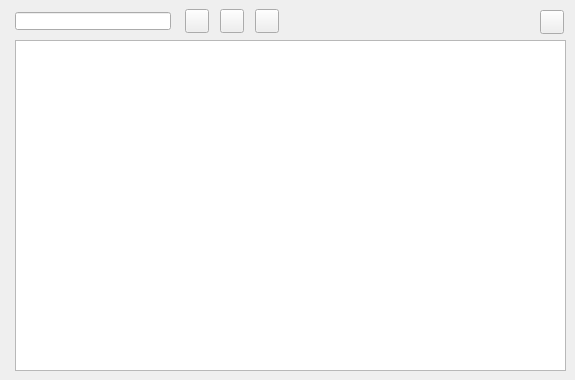
    <widget class="QWidget" name="page_management_2">
     <attribute name="title">
      <string>Element</string>
     </attribute>
     <widget class="QTableView" name="tbl_element">
      <property name="geometry">
       <rect>
        <x>15</x>
        <y>40</y>
        <width>551</width>
        <height>331</height>
       </rect>
      </property>
      <property name="sortingEnabled">
       <bool>true</bool>
      </property>
     </widget>
     <widget class="QLineEdit" name="element_id">
      <property name="geometry">
       <rect>
        <x>15</x>
        <y>12</y>
        <width>156</width>
        <height>18</height>
       </rect>
      </property>
     </widget>
     <widget class="QPushButton" name="new_element">
      <property name="geometry">
       <rect>
        <x>255</x>
        <y>9</y>
        <width>24</width>
        <height>24</height>
       </rect>
      </property>
      <property name="styleSheet">
       <string notr="true"/>
      </property>
      <property name="text">
       <string/>
      </property>
      <property name="icon">
       <iconset>
        <normaloff>../icons/131b.png</normaloff>../icons/131b.png</iconset>
      </property>
      <property name="iconSize">
       <size>
        <width>22</width>
        <height>22</height>
       </size>
      </property>
     </widget>
     <widget class="QPushButton" name="btn_delete">
      <property name="geometry">
       <rect>
        <x>220</x>
        <y>9</y>
        <width>24</width>
        <height>24</height>
       </rect>
      </property>
      <property name="styleSheet">
       <string notr="true"/>
      </property>
      <property name="text">
       <string/>
      </property>
      <property name="icon">
       <iconset>
        <normaloff>../icons/112b.png</normaloff>../icons/112b.png</iconset>
      </property>
      <property name="iconSize">
       <size>
        <width>22</width>
        <height>22</height>
       </size>
      </property>
     </widget>
     <widget class="QPushButton" name="open_element">
      <property name="geometry">
       <rect>
        <x>540</x>
        <y>10</y>
        <width>24</width>
        <height>24</height>
       </rect>
      </property>
      <property name="styleSheet">
       <string notr="true"/>
      </property>
      <property name="text">
       <string/>
      </property>
      <property name="icon">
       <iconset>
        <normaloff>../icons/134b.png</normaloff>../icons/134b.png</iconset>
      </property>
      <property name="iconSize">
       <size>
        <width>22</width>
        <height>22</height>
       </size>
      </property>
     </widget>
     <widget class="QPushButton" name="btn_insert">
      <property name="geometry">
       <rect>
        <x>185</x>
        <y>9</y>
        <width>24</width>
        <height>24</height>
       </rect>
      </property>
      <property name="styleSheet">
       <string notr="true"/>
      </property>
      <property name="text">
       <string/>
      </property>
      <property name="icon">
       <iconset>
        <normaloff>../icons/111b.png</normaloff>../icons/111b.png</iconset>
      </property>
      <property name="iconSize">
       <size>
        <width>22</width>
        <height>22</height>
       </size>
      </property>
     </widget>
    </widget>
